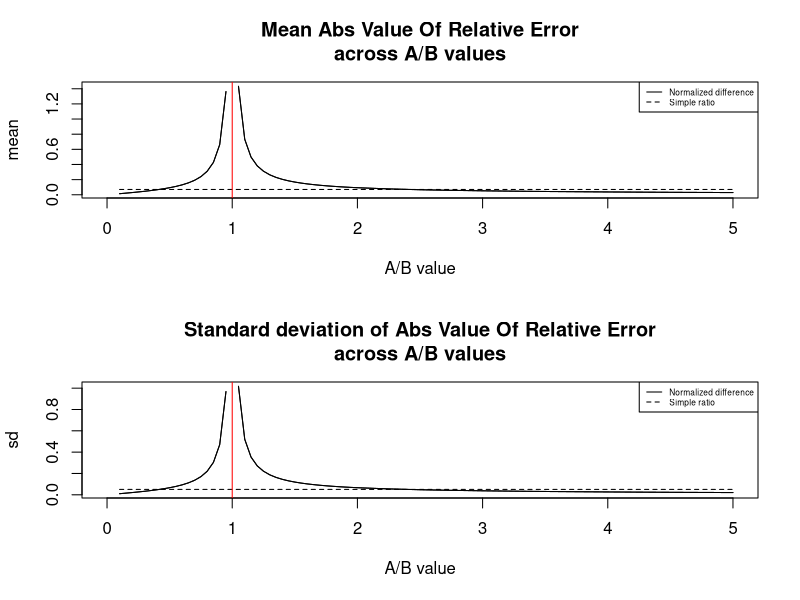
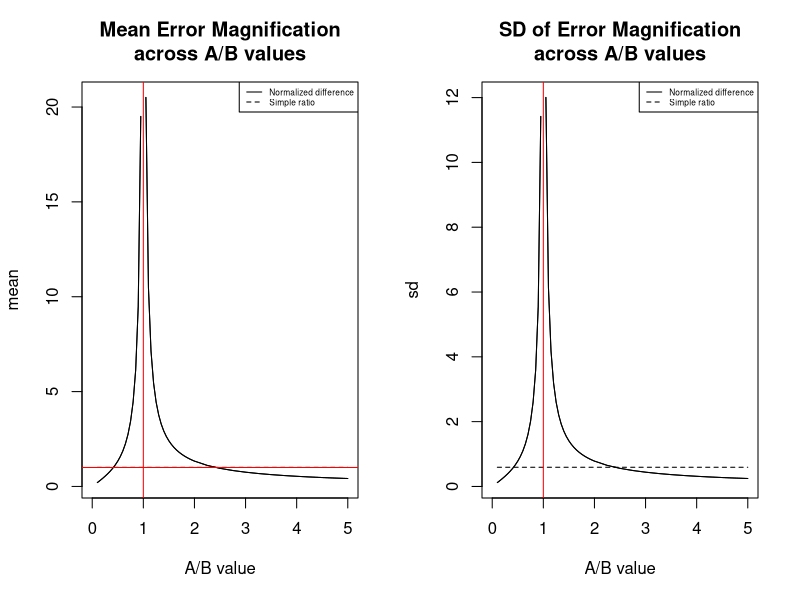

These charts were generated, in order, by the following R code:
#===============================================================================
#
#               ndviPaper_denseRangeWithAggregationPlot.R
#
#===============================================================================

#                   Abbreviations used in this code

#  cor = correct
#  app = apparent, i.e., correct plus error
#  err = error
#  abs = absolute
#  absVal = absolute value
#  frac = fractional
#  rel = relative
#  seq = sequence
#  mult = multiplier
#  mat = matrix
#  cur = current
#  mag = magnification

#===============================================================================

#library(lattice)
library(MASS)    #  Needed for write.matrix().

setwd ("/Users/Bill/D/rdv-framework/projects/aMinusBoverAplusB")
getwd ()

use_oldAoverB_values = FALSE
saveErrors = FALSE
verbose = TRUE
top = 5

showFullPlotSet = FALSE

#===============================================================================

computeErrors = function (index.appMat, index.cor, largestInputErr.absValMat)
    {
    if (verbose)
        {
        cat ("\n\nvvvvvvvvvvvvvvvvvvvv  In computeErrors()  vvvvvvvvvvvvvvvvvvvv")
        cat ("\n\nindex.appMat = ")
        print (index.appMat[1:top,1:top])
        cat ("\n\nindex.cor = ", index.cor, sep='')
        cat ("\n\nlargestInputErr.absValMat = ")
        print (largestInputErr.absValMat)
        }

    absErrMat = index.appMat - index.cor
    if (verbose)
        {
        cat ("\n\nabsErrMat = ")
        print (absErrMat[1:top,1:top])
        }

    absErrMat.absVal = abs (absErrMat)
    if (verbose)
        {
        cat ("\n\nabsErrMat.absVal = ")
        print (absErrMat.absVal[1:top,1:top])
        }

    relErrMat = absErrMat / index.cor
    if (verbose)
        {
        cat ("\n\nrelErrMat = ")
        print (relErrMat[1:top,1:top])
        }

    relErrMat.absVal = abs (relErrMat)
    if (verbose)
        {
        cat ("\n\nrelErrMat.absVal = ")
        print (relErrMat.absVal[1:top,1:top])
        }

    errMagMat = abs (relErrMat) / largestInputErr.absValMat
    if (verbose)
        {
        cat ("\n\nerrMagMat BEFORE zero correction = ")
        print (errMagMat[1:top,1:top])
        }

    #  BTL - 2014 03 19 - bug fix
    #  A problem occurs when the input errors are both zero.
    #  There is neither amplification nor correction then, so the
    #  magnification value should be 1.
    #  Instead, here you will divide by 0 and get a NaN or else,
    #  your divisor will be a very small approximation to 0 due to
    #  inexact floating point arithmetic and you'll get some kind
    #  of calculation done with 0 (or approximately 0) in the numerator
    #  (since there's no error), and some minute value in the denominator.
    #  This will often give a result that is 0, which implies perfect
    #  correction of the input error, but there is no input error to
    #  correct.  So, need to explicitly fix that here by looking for
    #  any cell that has no input error.  This should only occur in
    #  one cell, i.e., the center of the matrix, so you should be
    #  able to just set that cell to 1.  Unfortunately, there's nothing
    #  to stop someone from handing this routine a matrix that doesn't
    #  have the zero point at the center of the matrix, so you need to
    #  explicitly test for it to be safe.
    #  The "isTrue (all.equal())" in the test below is to catch values
    #  that are not exactly 0 because of floating point arithmetic.
    #  It's taken from an answer I found in a stackoverflow answer:
    #  http://stackoverflow.com/questions/9508518/why-are-these-numbers-not-equal

    errMagMat [isTRUE (all.equal (largestInputErr.absValMat, 0))] = 1
    #    errMagMat [3,3] = 1
    if (verbose)
        {
        cat ("\n\nerrMagMat AFTER zero correction = ")
        print (errMagMat[1:top,1:top])
        cat ("\n\n^^^^^^^^^^^^^^^^^^^^^^  end of computeErrors()  ^^^^^^^^^^^^^^^^^^^^^^")
        }

    #browser()

    return (list (absErr=absErrMat, absErr.absVal=absErrMat.absVal,
                  relErr=relErrMat, relErr.absVal=relErrMat.absVal,
                  errMag=errMagMat))
    }

#===============================================================================

computeAggregateScores = function (aMatrix, curRow, aggScores, numCells,
                                   matrixIsErrMag=TRUE)
    {
    cat ("\n\n-------------- aMatrix [1:5,1:5] in computeAggregateScores --------------\n")
    print (aMatrix[1:5,1:5])

    aggScores [curRow, "median"] = median (aMatrix, na.rm=TRUE)
    aggScores [curRow, "mad"] = mad (aMatrix, na.rm=TRUE)

    if (matrixIsErrMag)
        {
        numNaNcells = length (which (is.na (aMatrix)))
        numLegalCells = numCells - numNaNcells

        lt1 = length (which (aMatrix < 1.0))
        aggScores [curRow, "fracErrMagLT1"] = lt1 / numLegalCells
        gt1 = length (which (aMatrix > 1.0))
        aggScores [curRow, "fracErrMagGT1"] = gt1 / numLegalCells
        eq1 = numCells - lt1 - gt1
        aggScores [curRow, "fracErrMagEQ1"] = eq1 / numLegalCells
        }

    quantileValues = quantile (aMatrix, na.rm=TRUE)
    aggScores [curRow, "min"] = quantileValues [1]
    aggScores [curRow, "quant25"] = quantileValues [2]
    aggScores [curRow, "quant50"] = quantileValues [3]
    aggScores [curRow, "quant75"] = quantileValues [4]
    aggScores [curRow, "max"] = quantileValues [5]

    aMatrix [is.infinite (aMatrix)] = NaN

    aggScores [curRow, "mean"] = mean (aMatrix, na.rm=TRUE)
    aggScores [curRow, "sd"] = sd (aMatrix, na.rm=TRUE)

    #browser()

    return (aggScores)
    }

#===============================================================================

plotErrMagAndCorrection = function (plotTitle,
                                    normDiff_aggScores,
                                    simpleRatio_aggScores,
                                    xAxisRange, yAxisRange,
                                    showReferenceLineForSimpleRatio=FALSE
                                    )
    {
    cat ("\n\nxAxisRange = ", xAxisRange)
    cat ("\nyAxisRange = ", yAxisRange)

    if (showReferenceLineForSimpleRatio)
        plotTitle = paste0 (plotTitle, "\n(same as above but smoothed values for simple ratio)")

    plot (normDiff_aggScores [,"AoverB"],
          normDiff_aggScores [,"fracErrMagLT1"],
          type="l",
          lty=1,
          main=plotTitle,
          xlab="A/B value",
          ylab="fraction with given err magnitude",
          xlim=xAxisRange,
          ylim=yAxisRange
          )

    lines (normDiff_aggScores [,"AoverB"],
           normDiff_aggScores [,"fracErrMagLT1"],
           lty=1
           )

    lines (normDiff_aggScores [,"AoverB"],
           normDiff_aggScores [,"fracErrMagGT1"],
           lty=3
           )

    if (showReferenceLineForSimpleRatio)
        {
        # add dashed horizontal line at y=0.5 for simple ratio.
        abline(h=0.5, lty=2)

        } else
        {
        lines (simpleRatio_aggScores [,"AoverB"],
               simpleRatio_aggScores [,"fracErrMagLT1"],
               lty=2
               )
        }

    # add red, solid vertical line at x=1
    abline(v=1, lty=1, col="red")

#    legendLocation=c(3.95,0.4)    #bottomright"
#    legend (legendLocation,
    legend (3.95, 0.4,
            c("NormDiff < 1 (correcting)", "NormDiff > 1 (magnifiying)", "Simple ratio"),
            lty=c(1,3, 2),
            cex=0.5
            )
    }

#===============================================================================

plotAggregateMeasure = function (plotTitle,
                                 statisticName,
                                 #                  errMeasureType,
                                 normDiff_aggScores,
                                 simpleRatio_aggScores,
                                 xAxisRange, yAxisRange,
                                 showReferenceLine=TRUE,
                                 autoscale = TRUE,
                                 legendLocation="topright"
)
{
    #    plotTitle = paste0 (plotTitleLead, " for ", errMeasureType)

    # plot (normDiff_aggScores [,"AoverB"],
    #       normDiff_aggScores [,statisticName],
    #       main=plotTitle,
    #       type="l", lty=1,
    #       xlim=c(0,6), xlab="A/B value",
    #       ylim=c(0,1), ylab=statisticName
    #       )

    cat ("\n\nxAxisRange = ", xAxisRange)
    cat ("\nyAxisRange = ", yAxisRange)
    cat ("\nautoscale = ", autoscale)

    if (autoscale)
    {
        cat ("\n--- autoscaling ---")
        plot (normDiff_aggScores [,"AoverB"],
              normDiff_aggScores [,statisticName],
              type="l",
              lty=1,
              main=plotTitle,
              xlab="A/B value",
              ylab=statisticName,
              xlim=xAxisRange
        )
    } else
    {
        cat ("\n--- NOT autoscaling ---")
        plot (normDiff_aggScores [,"AoverB"],
              normDiff_aggScores [,statisticName],
              type="l",
              lty=1,
              main=plotTitle,
              xlab="A/B value",
              ylab=statisticName,
              xlim=xAxisRange,
              #  The only part that's different from the autoscale above.
              ylim=yAxisRange
        )
    }

    lines (normDiff_aggScores [,"AoverB"],
           normDiff_aggScores [,statisticName],
           lty=1
    )

    lines (simpleRatio_aggScores [,"AoverB"],
           simpleRatio_aggScores [,statisticName],
           lty=2
    )

    # add red, solid vertical line at x=1
    abline(v=1, lty=1, col="red")

    if (showReferenceLine)
    {
        # add red, solid horizontal line at y=1
        abline(h=1, lty=1, col="red")
    }

    legend (legendLocation,
            c("Normalized difference", "Simple ratio"),
            lty=c(1,2),
            cex=0.5
    )
}

#===============================================================================

#  Here, we only care about stepping through the A/B values
#  from 0 up through around 10.
#  We don't care about their correspondence with the reflectance values
#  of any particular wavelengths.
#  Since the error results are the same for all A,B pairs with the same A/B
#  value, then we can set A and B to anything that we want as long as it
#  generates the A/B value we want.  (Note that this is only true for the
#  metrics A/B and (A-B)/(A+B).  It's not true for the A-B metric.  However,
#  in this paper we're ignoring that metric since it's hardly ever used.)
#  This means that we can just set B=1 and let A vary.  Conveniently, that
#  means that whatever value A has, that will be the value of A/B.


if (use_oldAoverB_values)
    {
    A_values = c (5.19E-02, 1.05E+00, 5.89E-02, 0.260, 5.89E-02, 5.93E-02, 3.13E-01, 3.13E-01)
    B_values = c (5.15E-02, 1.00E+00, 5.19E-02, 0.152, 3.25E-02, 2.99E-02, 7.94E-02, 5.89E-02)
    AoverB_values = c (1.01E+00, 1.05E+00, 1.13E+00, 1.71E+00, 1.81E+00, 1.98E+00, 3.94E+00, 5.31E+00)
    } else
    {
    A_values = c (seq (0.1, 2, 0.05), seq (2.25, 5, 0.25))
    B_values = rep (1, length (A_values))
    AoverB_values = A_values
    }

buildFileroot = function (A_value)
    { paste0 ("AoverB_", A_value, "__A_", A_value, "__B_1__") }

AoverB_fileLabels = buildFileroot (A_values)

numAoverBvalues = length (AoverB_values)

aggScoreColNames = c ("AoverB", "mean", "sd", "median", "mad",
                      "min", "quant25", "quant50", "quant75", "max",
                      "fracErrMagLT1", "fracErrMagEQ1", "fracErrMagGT1"
                      )

#par (mfrow = c (1,3))    #  pdf() seems to ignore this, so commenting out...


###############################  2014 05 07  ###################################
#pdf ("aOverBplots_aggregated_part1.pdf")

#tiff ("aOverBplots_aggregated_meanErrMap_sdErrMag.tiff")
#pdf ("aOverBplots_aggregated_meanErrMap_sdErrMag.pdf")
#png ("aOverBplots_aggregated_meanErrMap_sdErrMag.png")
svg ("aOverBplots_aggregated_meanErrMap_sdErrMag.svg")
################################################################################

    #---------------------------------------------------------------------
    #  Create empty dataframes to hold aggregated scores for each of the
    #  indices and measures.
    #---------------------------------------------------------------------

aggScoresTemplate =
    data.frame (
    matrix (NA, nrow=numAoverBvalues,
                                        ncol=length (aggScoreColNames),
                                        byrow=TRUE)
    )
names (aggScoresTemplate) = aggScoreColNames
aggScoresTemplate [,"AoverB"] = AoverB_values

AoverB_relErr_aggScores = aggScoresTemplate
AoverB_relErr.absVal_aggScores = aggScoresTemplate
AoverB_errMag_aggScores = aggScoresTemplate

AminusBoverAplusB_relErr_aggScores = aggScoresTemplate
AminusBoverAplusB_relErr.absVal_aggScores = aggScoresTemplate
AminusBoverAplusB_errMag_aggScores = aggScoresTemplate

#===============================================================================

    #---------------------------------------------------------------------------
    #  Compute aggregate scores for each index/measure pair for each A/B value.
    #
    #  Start by specifying the range and step size of error values to be
    #  computed over.  Very small step sizes will allow you to get very close
    #  to A/B=1 and will show huge blowups there in error magnfication.
    #  This can make the plot scaling hide all detail away from A/B=1 since
    #  the scale has to capture the huge blowups.  So, it's probably good not
    #  to have really tiny step sizes if you want to see detail in any other
    #  part of the error magnification plots away from A/B=1.
    #---------------------------------------------------------------------------

minFracErr = -0.1
maxFracErr = 0.1
#numSteps = 100
fracErrStepSize = 0.01    #maxFracErr / numSteps
#    fracErrStepSize = 0.05

#minFracErr = -0.01
#maxFracErr = 0.01
#fracErrStepSize = 0.001    #maxFracErr / numSteps

for (kkk in 1:numAoverBvalues)
    {
    A.cor = A_values [kkk]
    B.cor = B_values [kkk]

    A.errSeq = seq (from = minFracErr, to = maxFracErr, by = fracErrStepSize)
    B.errSeq = A.errSeq

    A.errMultSeq = 1 + A.errSeq
    B.errMultSeq = 1 + B.errSeq

    numRows = length (A.errSeq)
    numCols = length (B.errSeq)
    numCells = numRows * numCols

    largestInputErr.absValMat = matrix (NA, nrow = numRows, ncol = numCols, byrow = TRUE)

    AoverB.appMat = matrix (NA, nrow = numRows, ncol = numCols, byrow = TRUE)
    AminusBoverAplusB.appMat =
                        matrix (NA, nrow = numRows, ncol = numCols, byrow = TRUE)

    AoverB.cor = A.cor / B.cor
    AminusBoverAplusB.cor = (A.cor - B.cor) / (A.cor + B.cor)

        #-----------------------------------------------------------------------
        #  Build the matrix of apparent index values for the current A/B value.
        #-----------------------------------------------------------------------

    for (A.curRow in 1:numRows)
        {
        for (B.curCol in 1:numCols)
            {
                #  Compute apparent values of input variables A and B.
            A.app = A.cor * A.errMultSeq [A.curRow]
            B.app = B.cor * B.errMultSeq [B.curCol]

                #  Compute apparent values of indices.
            AoverB.appMat [A.curRow, B.curCol] =
                A.app / B.app
            AminusBoverAplusB.appMat [A.curRow, B.curCol] =
                (A.app - B.app) / (A.app + B.app)

                #  Compute which input error is larger.
            largestInputErr.absValMat [A.curRow, B.curCol] =
                max (abs (A.errSeq [A.curRow]), abs (B.errSeq [B.curCol]))
            }
        }

#browser()

    AoverB = AoverB_values [kkk]
    cat ("\n\n*** Loop is at AoverB = ", AoverB)

        #--------------
        #  A/B errors
        #--------------

    AoverB.errors =
        computeErrors (AoverB.appMat, AoverB.cor, largestInputErr.absValMat)

            #----------------------
            #  A/B relative error
            #----------------------

    cat ("\n\n----  AoverB : relative error")
    if (saveErrors)    #  AoverB : relative error
        {
        csv.filename = paste0 (AoverB_fileLabels [kkk], "AoverB.relErr", ".csv")
        write.matrix (AoverB.errors$relErr, file = csv.filename, sep = ",")
        }
    AoverB_relErr_aggScores =
        computeAggregateScores (AoverB.errors$relErr, kkk,
                                AoverB_relErr_aggScores, numCells, FALSE)

            #-----

    cat ("\n\n----  AoverB : relative error - absolute value")
    if (saveErrors)    #  AoverB : relative error absolute value
        {
        csv.filename = paste0 (AoverB_fileLabels [kkk], "AoverB.relErr.absVal", ".csv")
        write.matrix (AoverB.errors$relErr.absVal, file = csv.filename, sep = ",")
        }
    AoverB_relErr.absVal_aggScores =
        computeAggregateScores (AoverB.errors$relErr.absVal, kkk,
                                AoverB_relErr.absVal_aggScores, numCells, FALSE)

            #---------------------------
            #  A/B error magnification
            #---------------------------

    cat ("\n\n----  AoverB : error magnification")
    if (saveErrors)    #  AoverB : error magnification
        {
        csv.filename = paste0 (AoverB_fileLabels [kkk], "AoverB.errMag", ".csv")
        write.matrix (AoverB.errors$errMag, file = csv.filename, sep = ",")
        }
    AoverB_errMag_aggScores =
        computeAggregateScores (AoverB.errors$errMag, kkk,
                                AoverB_errMag_aggScores, numCells, TRUE)

        #------------------
        #  A-B/A+B errors
        #------------------

    AminusBoverAplusB.errors =
        computeErrors (AminusBoverAplusB.appMat, AminusBoverAplusB.cor,
                       largestInputErr.absValMat)

            #--------------------------
            #  A-B/A+B relative error
            #--------------------------

    cat ("\n\n----  AminusBoverAplusB : relative error")
    if (saveErrors)    #  AminusBoverAplusB : relative error
        {
        csv.filename = paste0 (AoverB_fileLabels [kkk], "AminusBoverAplusB.relErr", ".csv")
        write.matrix (AminusBoverAplusB.errors$relErr, file = csv.filename, sep = ",")
        }
    AminusBoverAplusB_relErr_aggScores =
        computeAggregateScores (AminusBoverAplusB.errors$relErr, kkk,
                                AminusBoverAplusB_relErr_aggScores, numCells, FALSE)

            #-----

    cat ("\n\n----  AminusBoverAplusB : relative error - absolute value")
    if (saveErrors)    #  AminusBoverAplusB : relative error absolute value
        {
        csv.filename = paste0 (AminusBoverAplusB_fileLabels [kkk], "AminusBoverAplusB.relErr.absVal", ".csv")
        write.matrix (AminusBoverAplusB.errors$relErr.absVal, file = csv.filename, sep = ",")
        }
    AminusBoverAplusB_relErr.absVal_aggScores =
        computeAggregateScores (AminusBoverAplusB.errors$relErr.absVal, kkk,
                                AminusBoverAplusB_relErr.absVal_aggScores, numCells, FALSE)

            #-------------------------------
            #  A-B/A+B error magnification
            #-------------------------------

    cat ("\n\n----  AminusBoverAplusB : error magnification")
    if (saveErrors)    #  AminusBoverAplusB : error magnification
        {
        csv.filename = paste0 (AoverB_fileLabels [kkk], "AminusBoverAplusB.errMag", ".csv")
        write.matrix (AminusBoverAplusB.errors$errMag, file = csv.filename, sep = ",")
        }
    AminusBoverAplusB_errMag_aggScores =
        computeAggregateScores (AminusBoverAplusB.errors$errMag, kkk,
                                AminusBoverAplusB_errMag_aggScores, numCells, TRUE)

    #-------------------------------
    # write.table (results,
    #              file = paste (experiment.name, ".csv", sep = ''),
    #              sep = ",",
    #              col.names = TRUE,
    #              row.names = FALSE
    # );
    #-------------------------------

    }


cat ('\nAminusBoverAplusB_relErr_aggScores [,"AoverB"] = \n')
print (AminusBoverAplusB_relErr_aggScores [,"AoverB"])

cat ('\nAminusBoverAplusB_relErr_aggScores [,"median"] = \n')
print (AminusBoverAplusB_relErr_aggScores [,"median"])



cat ("\n\n==================================================================\n")
cat ("\nAt end of loop, here are the aggregated scores:")

cat ("\n\nAoverB_relErr_aggScores = \n\n")
print (AoverB_relErr_aggScores)

cat ("\n\nAoverB_relErr.absVal_aggScores = \n\n")
print (AoverB_relErr.absVal_aggScores)

cat ("\n\nAminusBoverAplusB_relErr_aggScores = \n\n")
print (AminusBoverAplusB_relErr_aggScores)

cat ("\n\nAminusBoverAplusB_relErr.absVal_aggScores = \n\n")
print (AminusBoverAplusB_relErr.absVal_aggScores)

cat ("\n\nAoverB_errMag_aggScores = \n\n")
print (AoverB_errMag_aggScores)

cat ("\n\nAminusBoverAplusB_errMag_aggScores = \n\n")
print (AminusBoverAplusB_errMag_aggScores)

cat ("\n\n==================================================================\n")

xAxisRange = c(0, 5)
yAxisRange = c(0, 1)

#===============================================================================
#                       Plots for error magnification.
#===============================================================================

errMeasureType = "ErrMag"
normDiff_aggScores = AminusBoverAplusB_errMag_aggScores
simpleRatio_aggScores = AoverB_errMag_aggScores

    #------------------------------------------------
    #  Error CORRECTION and AMPLIFICATION of ErrMag
    #------------------------------------------------

        #-----------------------------------------------------------------------
        #  NOTE:  These 3 metrics only apply for error magnification
        #         since the relative error being above or below 1
        #         isn't of interest.
        #         Error magnification below 1 means error correction.
        #         Error magnfication above 1 means error amplification.
        #         Error magnification equal 1 means garbage in, garbage out.
        #    Also note that because these are all fractions, we can always scale
        #    the y axis to go from 0 to 1.  For other measures, we have to
        #    adapt the scale to the data.
        #-----------------------------------------------------------------------

if (FALSE)
{
if (showFullPlotSet)
{
par (mfrow = c (3,1))    #  pdf() seems to ignore this, so commenting out...
autoscale = FALSE

plotAggregateMeasure ("Fraction of cells with ErrMag < 1\n(i.e., error CORRECTING cells)",
                      "fracErrMagLT1",
#                      errMeasureType,
                      normDiff_aggScores,
                      simpleRatio_aggScores,
                      xAxisRange, yAxisRange,
                      showReferenceLine=FALSE,
                      autoscale=FALSE,
                      "bottomright"
                      )


plotAggregateMeasure ("Fraction of cells with ErrMag > 1\n(i.e., error AMPLIFYING cells)",
                      "fracErrMagGT1",
#                      errMeasureType,
                      normDiff_aggScores,
                      simpleRatio_aggScores,
                      xAxisRange, yAxisRange,
                      showReferenceLine=FALSE,
                      autoscale=FALSE,
                      "topright"
                      )

plotAggregateMeasure ("Fraction of cells with ErrMag = 1\n(i.e., garbage-in garbage-out cells)",
                      "fracErrMagEQ1",
#                      errMeasureType,
                      normDiff_aggScores,
                      simpleRatio_aggScores,
                      xAxisRange, yAxisRange,
                      showReferenceLine=FALSE,
                      autoscale=FALSE,
                      "topright"
                      )
}  #  end - if show full plot set

par (mfrow = c (2,1))
plotErrMagAndCorrection ("Fraction of cells amplifying or correcting errors",
                         normDiff_aggScores,
                         simpleRatio_aggScores,
                         xAxisRange, yAxisRange,
                         showReferenceLineForSimpleRatio=FALSE
                         )

plotErrMagAndCorrection ("Fraction of cells amplifying or correcting errors",
                         normDiff_aggScores,
                         simpleRatio_aggScores,
                         xAxisRange, yAxisRange,
                         showReferenceLineForSimpleRatio=TRUE
                         )

# statisticName = "min"
# statisticName = "max"
# statisticName = "quant25"
# statisticName = "quant75"
# statisticName = "quant50"
}##########

#-----------------------------
#  MEAN and SD as well as MEDIAN and MAD of ErrMag
#-----------------------------

#dev.off()
#tiff ("aOverBplots_aggregated_meanErrMap_sdErrMag.tiff")
#png ("aOverBplots_aggregated_meanErrMap_sdErrMag.png")
#svg ("aOverBplots_aggregated_meanErrMap_sdErrMag.svg")

#par (mfrow = c (2,2))
############par (mfrow = c (2,1))
par (mfrow = c (1,2))

plotAggregateMeasure ("Mean Error Magnification\nacross A/B values",
                      "mean",
                      #                      errMeasureType,
                      normDiff_aggScores,
                      simpleRatio_aggScores,
                      xAxisRange, yAxisRange,
                      showReferenceLine=TRUE,
                      autoscale=TRUE,
                      "topright"
                    )

plotAggregateMeasure ("SD of Error Magnification\nacross A/B values",
                      "sd",
                      #                      errMeasureType,
                      normDiff_aggScores,
                      simpleRatio_aggScores,
                      xAxisRange, yAxisRange,
                      showReferenceLine=FALSE,
                      autoscale=TRUE,
                      "topright"
                    )

dev.off()  #############

if (showFullPlotSet)
{
plotAggregateMeasure ("Median Error Magnification\nacross A/B values",
                      "median",
                      #                      errMeasureType,
                      normDiff_aggScores,
                      simpleRatio_aggScores,
                      xAxisRange, yAxisRange,
                      showReferenceLine=TRUE,
                      autoscale=TRUE,
                      "topright"
)

plotAggregateMeasure ("Median Abs Dev of Error Magnification\nacross A/B values",
                      "mad",
                      #                      errMeasureType,
                      normDiff_aggScores,
                      simpleRatio_aggScores,
                      xAxisRange, yAxisRange,
                      showReferenceLine=FALSE,
                      autoscale=TRUE,
                      "topright"
)

    #-----------------------------
    #  QUANT25 and QUANT75 of ErrMag
    #-----------------------------

#dev.off()
pdf ("aOverBplots_aggregated_part2.pdf")

par (mfrow = c (2,2))    #  pdf() seems to ignore this, so commenting out...
#yAxisRange = c(0,3)

plotAggregateMeasure ("25% quantile of Error Magnification\nacross A/B values",
                      "quant25",
                      #                      errMeasureType,
                      normDiff_aggScores,
                      simpleRatio_aggScores,
                      xAxisRange, yAxisRange,
                      showReferenceLine=TRUE,
                      autoscale=TRUE,
                      "topright"
                    )

plotAggregateMeasure ("BLOWUP OF: 25% quantile of Error Magnification\nacross A/B values",
                      "quant25",
                      #                      errMeasureType,
                      normDiff_aggScores,
                      simpleRatio_aggScores,
                      xAxisRange, yAxisRange=c(0,3),
                      showReferenceLine=TRUE,
                      autoscale=FALSE,
                      "topright"
                    )

plotAggregateMeasure ("75% quantile of Error Magnification\nacross A/B values",
                      "quant75",
                      #                      errMeasureType,
                      normDiff_aggScores,
                      simpleRatio_aggScores,
                      xAxisRange, yAxisRange,
                      showReferenceLine=TRUE,
                      autoscale=TRUE,
                      "topright"
                    )

plotAggregateMeasure ("BLOWUP OF: 75% quantile of Error Magnification\nacross A/B values",
                      "quant75",
                      #                      errMeasureType,
                      normDiff_aggScores,
                      simpleRatio_aggScores,
                      xAxisRange, yAxisRange=c(0,3),
                      showReferenceLine=TRUE,
                      autoscale=FALSE,
                      "topright"
                    )

#===============================================================================
#                           Plots for relative error.
#===============================================================================

errMeasureType = "RelErr"
normDiff_aggScores = AminusBoverAplusB_relErr_aggScores
simpleRatio_aggScores = AoverB_relErr_aggScores

#-----------------------------
#  MEAN and MEDIAN as well as SD and MAD of Relative Error
#-----------------------------

par (mfrow = c (2,2))    #  pdf() seems to ignore this, so commenting out...
#yAxisRange = c(0,3)

plotAggregateMeasure ("Mean Relative Error\nacross A/B values",
                      "mean",
                      #                      errMeasureType,
                      normDiff_aggScores,
                      simpleRatio_aggScores,
                      xAxisRange, yAxisRange,
                      showReferenceLine=TRUE,
                      autoscale=TRUE,
                      "topright"
)

plotAggregateMeasure ("Standard deviation of Relative Error\nacross A/B values",
                      "sd",
                      #                      errMeasureType,
                      normDiff_aggScores,
                      simpleRatio_aggScores,
                      xAxisRange, yAxisRange,
                      showReferenceLine=FALSE,
                      autoscale=TRUE,
                      "topright"
)

plotAggregateMeasure ("Median Relative Error\nacross A/B values",
                      "median",
                      #                      errMeasureType,
                      normDiff_aggScores,
                      simpleRatio_aggScores,
                      xAxisRange, yAxisRange,
                      showReferenceLine=TRUE,
                      autoscale=TRUE,
                      "topright"
)

plotAggregateMeasure ("Median absolute deviation of Relative Error\nacross A/B values",
                      "mad",
                      #                      errMeasureType,
                      normDiff_aggScores,
                      simpleRatio_aggScores,
                      xAxisRange, yAxisRange,
                      showReferenceLine=FALSE,
                      autoscale=TRUE,
                      "topright"
)

}  #  end - if show full plot set

#===============================================================================
#                   Plots for relative error absolute value.
#===============================================================================

errMeasureType = "RelErr.absVal"
normDiff_aggScores = AminusBoverAplusB_relErr.absVal_aggScores
simpleRatio_aggScores = AoverB_relErr.absVal_aggScores

#-----------------------------
#  MEAN and MEDIAN as well as SD and MAD of Relative Error
#-----------------------------

#par (mfrow = c (2,2))
par (mfrow = c (2,1))

#yAxisRange = c(0,3)

plotAggregateMeasure ("Mean Abs Value Of Relative Error\nacross A/B values",
                      "mean",
                      #                      errMeasureType,
                      normDiff_aggScores,
                      simpleRatio_aggScores,
                      xAxisRange, yAxisRange,
                      showReferenceLine=FALSE,
                      autoscale=TRUE,
                      "topright"
                      )

plotAggregateMeasure ("Standard deviation of Abs Value Of Relative Error\nacross A/B values",
                      "sd",
                      #                      errMeasureType,
                      normDiff_aggScores,
                      simpleRatio_aggScores,
                      xAxisRange, yAxisRange,
                      showReferenceLine=FALSE,
                      autoscale=TRUE,
                      "topright"
)

if (showFullPlotSet)
{
plotAggregateMeasure ("Median Abs Value Of Relative Error\nacross A/B values",
                      "median",
                      #                      errMeasureType,
                      normDiff_aggScores,
                      simpleRatio_aggScores,
                      xAxisRange, yAxisRange,
                      showReferenceLine=FALSE,
                      autoscale=TRUE,
                      "topright"
)

plotAggregateMeasure ("Median absolute deviation of Abs Value Of Relative Error\nacross A/B values",
                      "mad",
                      #                      errMeasureType,
                      normDiff_aggScores,
                      simpleRatio_aggScores,
                      xAxisRange, yAxisRange,
                      showReferenceLine=FALSE,
                      autoscale=TRUE,
                      "topright"
)
}  #  end - if show full plot set

#===============================================================================

diffBetweenMedianAndMean = normDiff_aggScores [,"median"] - normDiff_aggScores [,"mean"]

dev.off()

#===============================================================================


